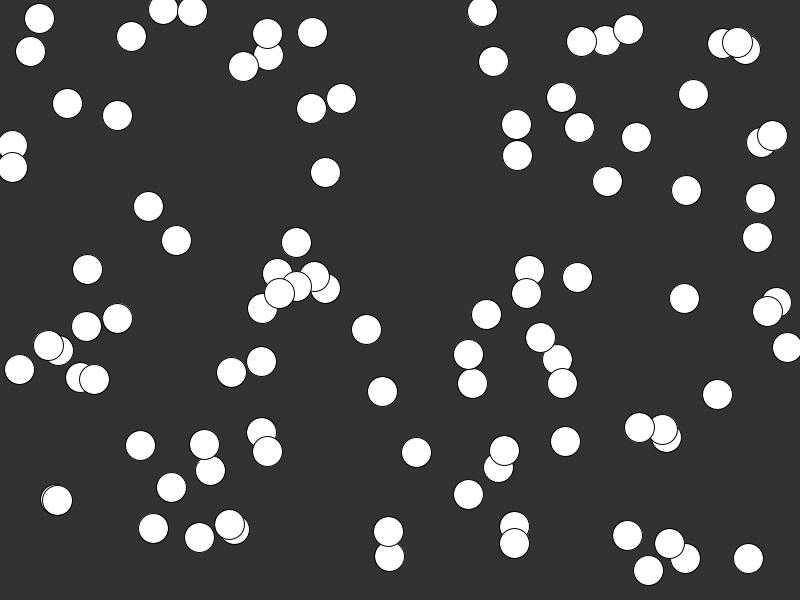
Frame 1 (no input)
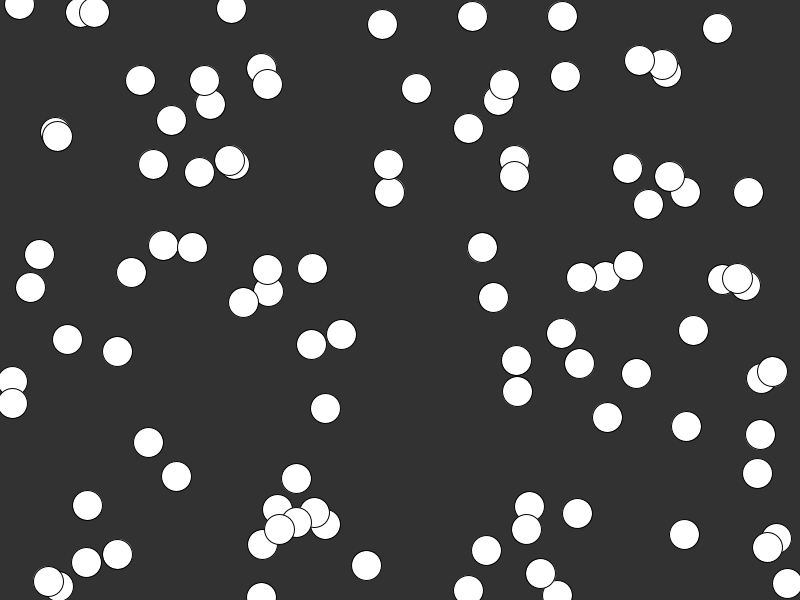
Frame 60 (the mouse pressed at the canvas centre just before this capture)
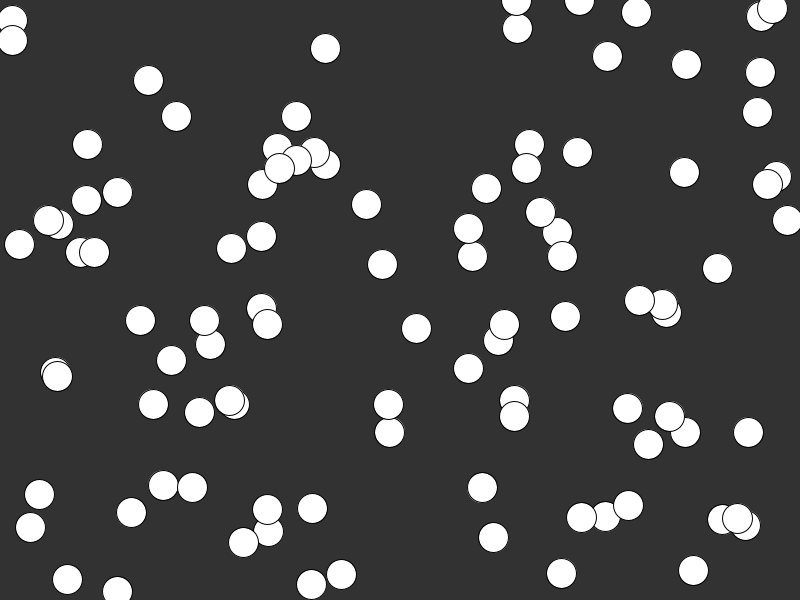
Frame 120 (the mouse held since frame 60 and released just before this capture)

The Processing sketch that drew these frames (run headless with seeded random() and noise(); from frame 60 on, the mouse is pressed at the canvas centre):

// Processing sketch: dropsClass
// ── dropsClass.pde
Drop[] drops = new Drop[100];

void setup() {
  //fullScreen();
  size(800, 600);
  for (int i = 0; i < 100; i++) {
    drops[i] = new Drop();
  }
}

void draw() {
  background(50);
  for (int i = 0; i < 100; i++) {
    drops[i].drawAndMove();
  }
}

// ── drop.pde
class Drop {
  float x;
  float y;

  Drop() {
    x = random(width);
    y = random(height);
  }

  void drawAndMove() {
    circle(x, y, 30);
    y += 4;
    if (y > height) {
      y = 0;
    }
  }
}
